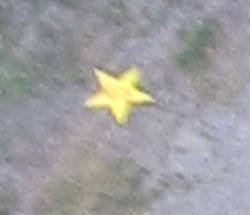
#> input picture CroppedImages/Test1.JPG, 250 x 215 px, found by its file name
$ python Blob_Detection.py
#> lines starting #> are read from the running program, lines starting #| are printed output that depends on the picture; after the words box and inside, x2 and y2 are one past the last pixel; in counts of white or black regions, pixels touching at a corner belong together
# -*- coding: utf-8 -*-

import numpy as np
import cv2
import glob

# Wait for key code
def myWaitKey(imageIn, debug, message):

    k = -1
    if(debug):
        cv2.imshow('debug', imageIn)
        print(message)
        while(1):
            k = cv2.waitKey(33)
            if k==27:    # Esc key to stop
                return False
            elif k==32:
                return True
            elif k==-1:  # normally -1 returned,so don't print it
                continue
            else:
                print(k) # else print its value
    return False

blobsNotFound = []
image = "Test1.jpg"

orig_img = cv2.imread(image)
#> orig_img is the input picture: shape (215, 250, 3); mean B, G, R 158.9, 157, 157.5
debug = myWaitKey(orig_img, True, "Orig Image")
#> (key Esc is pressed here)
#> debug = False

# Blur image to remove noise
frame=cv2.GaussianBlur(orig_img, (3, 3), 0)
debug = myWaitKey(frame, True, "Gaussian Blur")
#> (key Enter is pressed here)
#> debug = True

# Switch image from BGR colorspace to HSV
hsv = cv2.cvtColor(frame, cv2.COLOR_BGR2HSV)
#> hsv: shape (215, 250, 3); mean H, S, V 100.4, 18, 164.2
debug = myWaitKey(hsv, True, "HSV")
#> debug = False

# define range of purple color in HSV
yellowMin = (24,60,165)
yellowMax = (33,255,255)

# Sets pixels to white if in purple range, else will be set to black
mask = cv2.inRange(hsv, yellowMin, yellowMax)
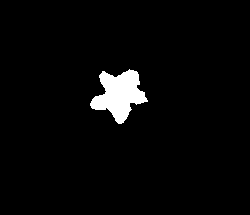
#> mask: shape (215, 250); 3.2% white; 1 white region, box (x1, y1, x2, y2) and area: (90, 69, 148, 124) 1729
debug = myWaitKey(mask, True, "Mask")
#> debug = True

# Bitwise-AND of mask and purple only image - only used for display
res = cv2.bitwise_and(frame, frame, mask= mask)
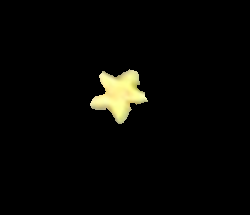
#> res: shape (215, 250, 3); mean B, G, R 4.7, 7.4, 7.6

#    mask = cv2.erode(mask, None, iterations=1)
# commented out erode call, detection more accurate without it

# dilate makes the in range areas larger
mask = cv2.dilate(mask, None, iterations=1)
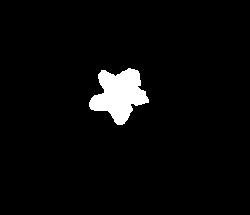
#> mask: shape (215, 250); 3.7% white; 1 white region, box (x1, y1, x2, y2) and area: (89, 68, 149, 125) 2001

# Set up the SimpleBlobdetector with default parameters.
params = cv2.SimpleBlobDetector_Params()

# Change thresholds
params.minThreshold = 0;
params.maxThreshold = 256;

# Filter by Area.
params.filterByArea = True
params.minArea = 30

# Filter by Circularity
params.filterByCircularity = True
params.minCircularity = 0.1

# Filter by Convexity
params.filterByConvexity = True
params.minConvexity = 0.5

# Filter by Inertia
params.filterByInertia =True
params.minInertiaRatio = 0.5

detector = cv2.SimpleBlobDetector_create(params)

# Detect blobs.
reversemask=255-mask
keypoints = detector.detect(reversemask)
#> keypoints = 1 keypoints; (x, y, size): (119, 94, 52)
if keypoints:
    print("found %d blobs" % len(keypoints))
#| found 1 blobs
    if len(keypoints) > 4:
        # if more than four blobs, keep the four largest
        keypoints.sort(key=(lambda s: s.size))
        keypoints=keypoints[0:3]
else:
    print("no blobs")

# Draw green circles around detected blobs
im_with_keypoints = cv2.drawKeypoints(frame, keypoints, np.array([]), (0,255,0), cv2.DRAW_MATCHES_FLAGS_DRAW_RICH_KEYPOINTS)

# open windows with original image, mask, res, and image with keypoints marked
cv2.imshow('frame',frame)
cv2.imshow('mask',mask)
cv2.imshow('res',res)
cv2.imshow("Keypoints", im_with_keypoints)
